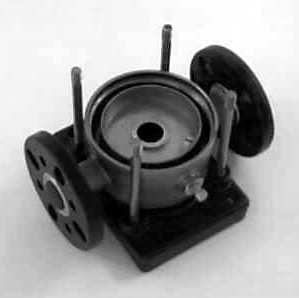
#> input picture OpenCV/opencv-tutorial-master/images/wheel.png, 299 x 298 px
$ jupyter execute 2_edge_detection.ipynb   (shell and % lines are left out)   (older library calls are emulated)
#> lines starting #> are read from the running program, lines starting #| are printed output that depends on the picture; after the words box and inside, x2 and y2 are one past the last pixel; in counts of white or black regions, pixels touching at a corner belong together
# [OpenCV-Python Tutorial] Edge Detection

In this tutorial, we will find edges using Sobel operator(`cv2.Sobel()`) and Canny edge detector(`cv2.Canny()`).

---

[cell 1]
import numpy as np
import cv2 # OpenCV-Python
import matplotlib.pyplot as plt

[cell 2]
# Load an image into grayscale
input_image = cv2.imread('images/wheel.png', cv2.IMREAD_GRAYSCALE)  # input_image: 2-dim array
#> input_image is the input picture: shape (298, 299); min 0, max 255, mean 151.6
print('dtype: ' + str(input_image.dtype))
#| dtype: uint8
print('shape: ' + str(input_image.shape))
#| shape: (298, 299)

plt.imshow(input_image, cmap='gray')  # Make sure that the plot is drawn in grayscale

---

## 1. Edge detection with sobel operator

`dst = cv2.Sobel(src, ddepth, dx, dy, ksize=3, scale=1.0)`

- `src`: input image
- `ddepth`: output image depth
- `dx`: order of the derivative x
- `dy`: order of the derivative y
- `ksize`: size of the extended Sobel kernel; it must be 1, 3, 5, or 7
- `scale`: optional scale factor for the computed derivative values

[cell 3]
ddepth = cv2.CV_64F  # 64-bit float output
dx = 0  # First-order derivative in x-direction
dy = 1  # NO derivative in y-direction
sobelx = cv2.Sobel(input_image, ddepth, dx, dy)
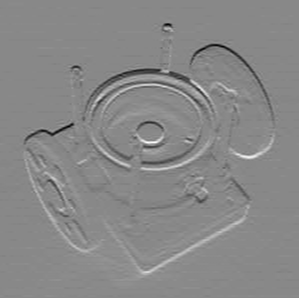
#> sobelx: shape (298, 299) float64; min -662, max 575, mean -0.9; drawn with min black and max white

plt.imshow(sobelx, cmap='gray')

#### cv2.addWeighted

Here I took two images to blend them together. First image is given a weight of 0.7 and second image is given 0.3. cv2.addWeighted() applies following equation on the image.

$dst = \alpha \cdot img1 + \beta \cdot img2 + \gamma$

Here $\gamma$ is taken as zero.

Code:

img1 = cv2.imread('ml.png')
img2 = cv2.imread('opencv_logo.jpg')

dst = cv2.addWeighted(img1,0.7,img2,0.3,0)

[cell 4]
# sobel operations and its magnitudes
sobelx = cv2.Sobel(input_image, cv2.CV_64F, 1, 0)
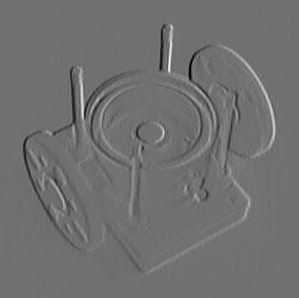
#> sobelx: shape (298, 299) float64; min -754, max 953, mean 0; drawn with min black and max white
sobely = cv2.Sobel(input_image, cv2.CV_64F, 0, 1)
sobel = cv2.sqrt(cv2.addWeighted(cv2.pow(sobelx, 2.0), 1.0, cv2.pow(sobely, 2.0), 1.0, 0.0))
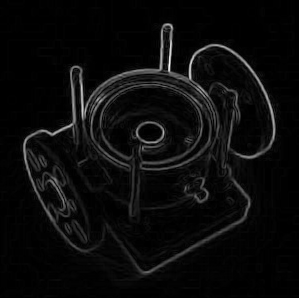
#> sobel: shape (298, 299) float64; min 0, max 955.8, mean 42.9; drawn with min black and max white

plt.figure(figsize=(6, 6));
plt.subplot(2, 2, 1); plt.title('Input image'); plt.axis('off');
plt.imshow(input_image, cmap='gray');
plt.subplot(2, 2, 2); plt.title('Sobel x operation'); plt.axis('off');
plt.imshow(cv2.absdiff(sobelx, 0.0), cmap='gray')
plt.subplot(2, 2, 3); plt.title('Sobel y operation'); plt.axis('off');
plt.imshow(cv2.absdiff(sobely, 0.0), cmap='gray');
plt.subplot(2, 2, 4); plt.title('Sobel intensity'); plt.axis('off');
plt.imshow(sobel, cmap='gray');
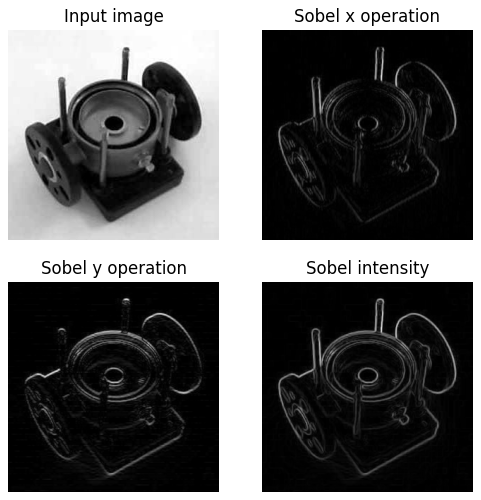
#> figure drawn by matplotlib, 4 panels

---

## 2. Canny Edge Detection

`edges = cv2.Canny(image, threshold1, threshold2, apatureSize=3, L2gradient=False)`

- `image`: 8-bit grayscale input image
- `threshold1`/`threshold2`: thresholds for the hysteresis procedure
- `apertureSize`: aperture size for the `Sobel()` operator
- `L2gradient`: A flag. `True` to use $L_2$-norm of gradients. $L_1$-norm for `False`

[cell 5]
# Canny edge detection
threshold1 = 150
threshold2 = 200
canny = cv2.Canny(input_image, threshold1, threshold2)
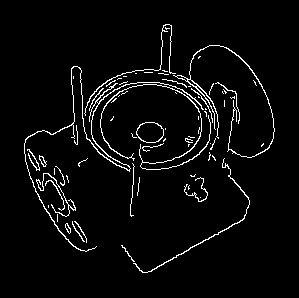
#> canny: shape (298, 299); 4% white in thin lines or dots, all inside (x1, y1, x2, y2) = (24, 24, 275, 273)

plt.imshow(canny, cmap='gray')

[cell 6]
# Edge detections with the various thresholds
canny1 = cv2.Canny(input_image, 50, 150)
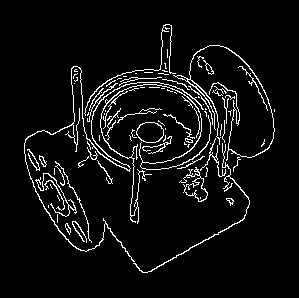
#> canny1: shape (298, 299); 5.8% white in thin lines or dots, all inside (x1, y1, x2, y2) = (24, 24, 275, 273)
canny2 = cv2.Canny(input_image, 100, 200)
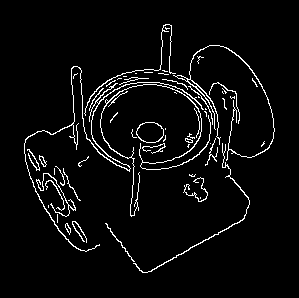
#> canny2: shape (298, 299); 4.4% white in thin lines or dots, all inside (x1, y1, x2, y2) = (24, 24, 275, 273)
canny3 = cv2.Canny(input_image, 150, 250)
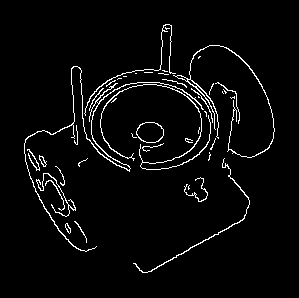
#> canny3: shape (298, 299); 3.7% white in thin lines or dots, all inside (x1, y1, x2, y2) = (24, 24, 275, 273)

plt.figure(figsize=(16, 5));
plt.subplot(1, 3, 1); plt.title('Canny 50/150'); plt.axis('off');
plt.imshow(canny1, cmap='gray');
plt.subplot(1, 3, 2); plt.title('Canny 100/200'); plt.axis('off');
plt.imshow(canny2, cmap='gray');
plt.subplot(1, 3, 3); plt.title('Canny 150/250'); plt.axis('off');
plt.imshow(canny3, cmap='gray');

---

## Practice: Edge Detection

Find edges of the image below using **Canny edge detector**.
- Convert the input image into grayscale.
- You can choose appropriate values of the hysteresys thresholds.
- Set `cmap='gray'` when display using `plt.imshow()`.

Here's the input and a sample output

[cell 7]
# Here's the input image
image = cv2.imread('images/xfiles.jpg', cv2.IMREAD_COLOR)
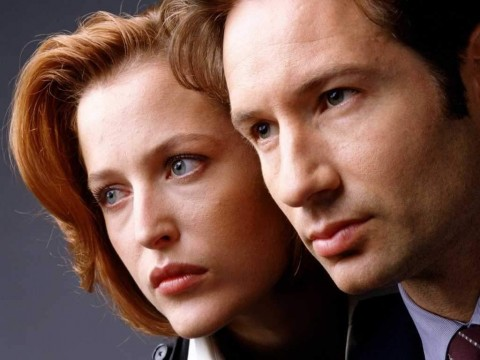
#> input picture OpenCV/opencv-tutorial-master/images/xfiles.jpg, 480 x 360 px
#> image is the input picture: shape (360, 480, 3); mean B, G, R 71.5, 81.7, 115.5

# Write the code to find edges using cv2.Canny() method.
# ============ YOUR CODE HERE ============
output = np.zeros((360, 480), np.uint8)  # DUMMY
# ========================================

plt.figure(figsize=(8, 3));
plt.subplot(1, 2, 1); plt.title('Input image'); plt.axis('off');
plt.imshow(cv2.cvtColor(image, cv2.COLOR_BGR2RGB));
plt.subplot(1, 2, 2); plt.title('Output'); plt.axis('off');
# ======= DISPLAY YOUR OUTPUT HERE =======
plt.imshow(output, cmap='gray');  # DUMMY
# ========================================
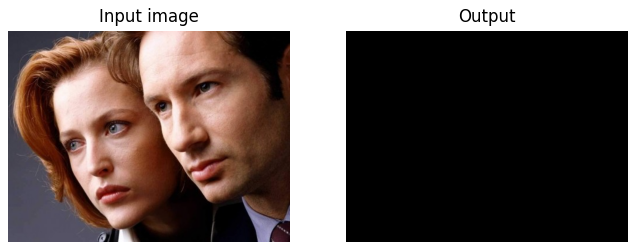
#> figure drawn by matplotlib, 2 panels
